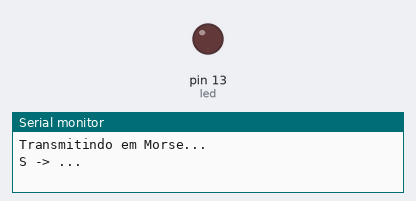
Simulated run of this sketch. Board: Arduino Uno, built with avr-gcc and run on an emulated ATmega328P. Shown: output pins drawn as LEDs (lit = HIGH), the last lines printed to the serial monitor. At 22.6 s the program stops and its outputs stay as they are.

Above: at 1.1 s.
At 21.3 s:
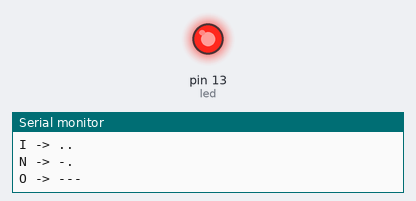
Timing chart, 0 to 23.3 s (numbered marks = the images above):
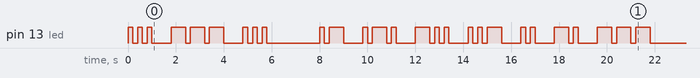

The sketch:

sketch.ino
```cpp
// LED no pino 13
const int led = 13;

// Duração das unidades de tempo no Morse (quanto menor, mais rápido)
const int dotTime = 200;   // ponto (.)
const int dashTime = dotTime * 3; // traço (-)
const int spaceTime = dotTime * 7; // espaço entre palavras

// Texto para converter
String frase = "SOS ARDUINO";

// Tabela de Código Morse
String morse[36] = {
  ".-", "-...", "-.-.", "-..", ".", "..-.", "--.", "....", "..",  // A-I
  ".---", "-.-", ".-..", "--", "-.", "---", ".--.", "--.-", ".-.", // J-R
  "...", "-", "..-", "...-", ".--", "-..-", "-.--", "--..",        // S-Z
  "-----", ".----", "..---", "...--", "....-", ".....",            // 0-5
  "-....", "--...", "---..", "----."                               // 6-9
};

void setup() {
  pinMode(led, OUTPUT);
  Serial.begin(9600);
  Serial.println("Transmitindo em Morse...");
}

void loop() {
  for (int i = 0; i < frase.length(); i++) {
    char c = toupper(frase[i]); // deixa maiúsculo

    if (c == ' ') {
      delay(spaceTime); // espaço entre palavras
    }
    else {
      String codigo = getMorse(c);
      Serial.print(c);
      Serial.print(" -> ");
      Serial.println(codigo);

      transmitir(codigo);
      delay(dotTime * 3); // pausa entre letras
    }
  }

  while (1); // trava o loop depois de transmitir
}

// Retorna o código Morse de um caractere
String getMorse(char c) {
  if (c >= 'A' && c <= 'Z') {
    return morse[c - 'A'];
  } else if (c >= '0' && c <= '9') {
    return morse[c - '0' + 26];
  } else {
    return "";
  }
}

// Pisca o LED conforme o código Morse
void transmitir(String codigo) {
  for (int i = 0; i < codigo.length(); i++) {
    if (codigo[i] == '.') {
      digitalWrite(led, HIGH);
      delay(dotTime);
      digitalWrite(led, LOW);
    }
    else if (codigo[i] == '-') {
      digitalWrite(led, HIGH);
      delay(dashTime);
      digitalWrite(led, LOW);
    }
    delay(dotTime); // pausa entre sinais da mesma letra
  }
}
```

Measured:
- by itself, pin 13 (led): LOW → HIGH at 0.00 s, → LOW 0.20 s later, → HIGH 0.20 s later, → LOW 0.20 s later, … (54 changes in this stretch)
